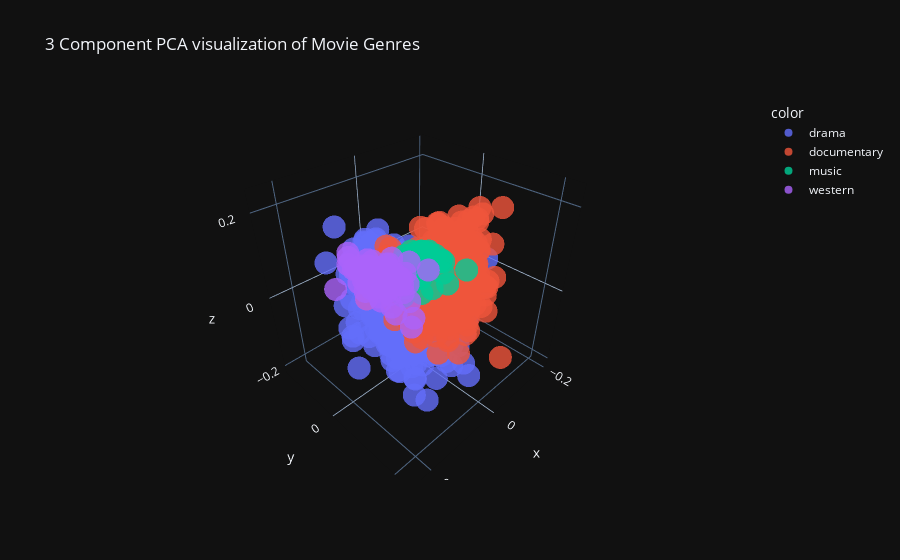

The code cell stored with this chart in its notebook:
### Code cell
fig = px.scatter_3d(x=X_pca[:, 0], y=X_pca[:, 1], z=X_pca[:, 2], color=df['Genre'], opacity=0.8,
                    title="3 Component PCA visualization of Movie Genres", hover_name=df['Title'], template='plotly_dark')
fig.show()

### Figure 1 — Plotly figure (JSON) as saved in the notebook; plotly's stock layout.template omitted (floating-point values rounded to 4 significant figures; data arrays with more than 128 entries replaced by an {"elided": "..."} marker saying what was removed)
{"data": [{"hovertemplate": "<b>%{hovertext}</b><br><br>color=drama<br>x=%{x}<br>y=%{y}<br>z=%{z}<extra></extra>", "hovertext": {"elided": "1481 str values"}, "legendgroup": "drama", "marker": {"color": "#636efa", "opacity": 0.8, "symbol": "circle"}, "mode": "markers", "name": "drama", "scene": "scene", "showlegend": true, "type": "scatter3d", "x": {"elided": "1481 float values"}, "y": {"elided": "1481 float values"}, "z": {"elided": "1481 float values"}}, {"hovertemplate": "<b>%{hovertext}</b><br><br>color=documentary<br>x=%{x}<br>y=%{y}<br>z=%{z}<extra></extra>", "hovertext": {"elided": "1459 str values"}, "legendgroup": "documentary", "marker": {"color": "#EF553B", "opacity": 0.8, "symbol": "circle"}, "mode": "markers", "name": "documentary", "scene": "scene", "showlegend": true, "type": "scatter3d", "x": {"elided": "1459 float values"}, "y": {"elided": "1459 float values"}, "z": {"elided": "1459 float values"}}, {"hovertemplate": "<b>%{hovertext}</b><br><br>color=music<br>x=%{x}<br>y=%{y}<br>z=%{z}<extra></extra>", "hovertext": ["The Derek Trucks Band: Songlines Live (2006)", "James Marsters: Words and Music (2005)", "En vanföreställning (2011)", "Jean-Michel Jarre Destination Docklands (1988)", "Universo di notte (1962)", "What Do You Think of the Programme So Far? (1992)", "Untitled Grunge/Seattle Rock Documentary (????)", "Live in Lyon (2013)", "Opera Omnibus (1987)", "\"Villa-Lobos and the String Quartet\" (2012)", "The Downtown Show (1957)", "My Morning Jacket: Okonokos (2006)", "Children in Need Rocks the 80s (2017)", "\"Beyond the Groove\" (1990)", "The 43rd Annual Grammy Awards (2001)", "Johnny Logan Live at Zadar (1990)", "Brooks & Dunn Live at Cain's Ballroom (2005)", "Girls in Bands at the BBC (2015)", "Patti Page Sings the Hits (2004)", "\"Non mais t'as vu ce que t'écoutes\" (2011)", "Alabama & Friends at the Ryman (2014)", "DJ Quik: Visualism - The Art of Sound Into Vision (2003)", "Chevelle: Any Last Words (2011)", "Aayna Ka Bayna (2012)", "\"The Swift Show Wagon with Horace Heidt and the American Way\" (1955)", "Deep Sleep & Relaxation (2010)", "The Magic of Bing Crosby (1991)", "Moby: Play - The DVD (2001)", "The House of Mirth (2016)", "Our Music Month (2010)", "Peer Gynt (2009)", "Mastodon Live at Brixton (2013)", "Reel Big Fish: Live! In Concert! (2009)", "\"Mik Schacks hjemmeservice\" (2001)", "\"VH1 Top 20 Video Countdown\" (1994)", "Binicki (2015)", "Madeleine Peyroux, Live in Los Angeles (2009)", "After Hours: Singin', Swingin' and All That Jazz (1977)", "Marty Robbins: Music Anthology (2008)", "\"How I Got the Gig\" (2016)", "\"Playboy's Beach House\" (2010)", "John Mellencamp Live at Walter Reed Hospital (2007)", "Billy Joel - A Matter of Trust: The Bridge to Russia (1987)", "Kendall Ross Bean: Chopin Polonaise in A Flat (1986)", "Little Feat Live at Rainbow Theatre (1977)", "My Sex, Our Dance (1986)", "Carlisle Floyd's Willie Stark (2008)", "Guitar Center Sessions: Peter Gabriel (2010)", "Nesmith Live (1992)", "Modus Operandi: Missing Pages Live at Mr. Small's (2006)", "Learning from the Legends: Bruch Violin Concerto No. 1 in G Minor, Op. 26 featuring Lara St. John (2014)", "\"Detroit Promo Television\" (2014)", "D.I.: Suburbia Sessions 1983 (2008)", "One Night Stand: Johnny Reid (2016)", "The Mac Davis Special (1975)", "Destination Lounge (2006)", "Dan Berglund's Tonbruket (2010)", "Ena Pá 2000, 20 Years Pedaling on Dung (2005)", "Rainbow: Memories in Rock (2016)", "Dallas Smith: The Drop (2016)", "\"Encore! Sessions\" (2012)", "Lovely Lily (2009)", "Eurovision: Your Decision (2008)", "03/02/05 (2005)", "Toto Cotugno Live in Belgrade (1990)", "Der dunkle Mensch (2010)", "\"Countdown\" (1974)", "Come West Along the Road (2008)", "Under the Covers (2002)", "\"Decades Rock Live\" (2006)", "Total Slaughter 1 (2015)", "The Cranberries: Beneath the Skin - Live in Paris (2001)", "Music for Relief Presents Concert for the Philippines (2014)", "CMT Star: Pets (2008)", "Hansel and Gretel (2008)"], "legendgroup": "music", "marker": {"color": "#00cc96", "opacity": 0.8, "symbol": "circle"}, "mode": "markers", "name": "music", "scene": "scene", "showlegend": true, "type": "scatter3d", "x": [-0.03927, -0.0604, -0.03117, -0.05717, -0.01901, -0.02271, -0.08424, -0.07459, -0.03543, -0.07467, -0.07682, -0.05491, -0.0256, -0.06313, -0.06712, -0.03228, -0.01981, -0.0008701, -0.01751, -0.04139, -0.02076, -0.07366, -0.02558, -0.01362, -0.03869, -0.03737, -0.02491, -0.0615, -0.03544, -0.05573, -0.03725, -0.06378, -0.06187, -0.01023, -0.05827, -0.04532, -0.05739, 0.006273, -0.04918, -0.05298, -0.01907, -0.03406, -0.063, -0.06197, -0.04266, -0.03964, -0.04504, 0.0008998, -0.04513, -0.06545, -0.05791, -0.06548, -0.07703, -0.02082, -0.01712, -0.08865, -0.03083, -0.04465, -0.02861, -0.05754, -0.06598, -0.05933, -0.01068, -0.0767, -0.05094, -0.05712, -0.05547, -0.05079, -0.07233, -0.03932, -0.05693, -0.05386, -0.0667, -0.1225, -0.02354], "y": [-0.06034, -0.04622, -0.01595, -0.05111, -0.0345, -0.05613, 0.02034, -0.04185, -0.05121, -0.03587, -0.05991, -0.0395, -0.04533, -0.02775, -0.05188, -0.0531, -0.0511, -0.03757, -0.04693, -0.05098, -0.04077, 0.006475, -0.03856, 0.004825, -0.05344, -0.04028, -0.05745, -0.03716, -0.03524, -0.0557, -0.02968, -0.0622, -0.02154, -0.04958, -0.05942, -0.01279, -0.05032, -0.03561, -0.0394, -0.03183, -0.05495, -0.06216, -0.001832, -0.0526, -0.05207, -0.05133, 0.00756, -0.01505, -0.08441, -0.05365, -0.06458, -0.02887, 0.00444, -0.05661, -0.03285, 0.00144, -0.04078, -0.06295, -0.05095, -0.04272, -0.02711, 0.02696, -0.04524, -0.02937, -0.05893, -0.03824, -0.01894, -0.05025, -0.05573, -0.07324, -0.04072, -0.06851, -0.04726, 0.04362, -0.03881], "z": [0.01156, 0.03658, -0.003691, -0.01554, -0.01677, 0.02862, -0.02717, 0.03446, 0.0229, 0.0247, 0.01777, 0.03727, 0.02819, 0.0482, 0.0294, -0.003141, 0.006908, -0.02629, 0.005405, 0.003304, -0.01814, 0.03371, 0.02498, -0.02633, -0.007007, -0.01731, 0.03409, 0.04613, 0.004859, 0.04027, 0.002627, 0.01801, 0.05407, -0.01873, 0.01762, 0.01812, 0.02308, -0.04546, 0.04592, 0.01378, 0.002111, -0.02147, 0.05096, 0.01062, 0.01911, -0.001502, -0.02754, 0.0829, 0.02235, 0.03825, 0.006341, 0.005627, 0.03549, -0.009127, 0.008393, 0.02457, -0.0005763, 0.01122, 0.002838, 0.01649, -0.001658, 0.01805, -0.002309, 0.01447, 0.01502, -0.003868, 0.009886, 0.001129, 0.03535, 0.0005939, 0.01233, 0.02723, -0.0002075, 0.004994, 0.03845]}, {"hovertemplate": "<b>%{hovertext}</b><br><br>color=western<br>x=%{x}<br>y=%{y}<br>z=%{z}<extra></extra>", "hovertext": ["Pioneer Marshal (1949)", "The Wild Bull's Lair (1925)", "Marshal Law (2015)", "2 once di piombo (1966)", "My Pal, the King (1932)", "L'ultimo killer (1967)", "Quantez (1957)", "The Heart of Texas Ryan (1917)", "Parade of the West (1930)", "Frisco Tornado (1950)", "The Wild Horse Stampede (1926)", "Western Racketeers (1934)", "Prairie Fever (2008)", "Six-Gun Gold (1941)", "Revolt at Fort Laramie (1956)", "Bad Men's Money (1929)", "Blackdom (????)", "Mason of the Mounted (1932)", "Law of the Texan (1938)", "Law of the Plains (1938)", "False Colors (1943)", "Everyman's Law (1936)", "The Devil's Gulch (1926)", "Buckshot John (1915)", "Battlin' Buckaroo (1924)", "Rebel in Town (1956)", "The Lash of Pinto Pete (1924)", "Sky High Corral (1926)", "Born to Battle (1927)", "Una pistola per cento bare (1968)", "Phantom Gold (1938)", "Lawless Code (1949)", "Zandy's Bride (1974)", "An Eye for an Eye (1966)", "The Cheyenne Tornado (1935)", "Scarlet Creek (????)", "Stampede (1949)", "Little Joe, the Wrangler (1942)", "Nevada Smith (1966)", "Johnny Reno (1966)", "E Dio disse a Caino... (1970)", "The Traitor (1936)", "A Lawman Is Born (1937)", "No Name on the Bullet (1959)", "The Rainbow Trail (1918)", "Gunfight in Abilene (1967)", "7 winchester per un massacro (1967)", "The Law Comes to Gunsight (1947)", "Code of the Prairie (1944)", "Fast and Fearless (1924)", "Gold (1932)", "Western Blood (1918)", "The Big Stampede (1932)", "Billy the Kid Outlawed (1940)", "Bill il taciturno (1967)", "Saddle Mountain Roundup (1941)", "Heller in Pink Tights (1960)", "The Stranger from Pecos (1943)", "Los Siete (2010)", "Three Men from Texas (1940)", "Woman They Almost Lynched (1953)", "Cheyenne Roundup (1943)", "Life in the Raw (1933)", "King of the Wild Horses (1947)", "Wanderer of the Wasteland (1945)", "Bullets for Bandits (1942)", "The Long, Long Trail (1929)", "End of the Trail (1932)", "Dead Man's Gun (1997)", "Hands Off! (1921)", "Cattle Queen of Montana (1954)", "Bordertown Gun Fighters (1943)", "The Oklahoman (1957)", "Wild Horse Range (1940)", "The Bandit Buster (1926)", "Thundering Caravans (1952)", "Assembling the World (1995)", "The Fighting Gringo (1939)", "The Redemption of Henry Myers (2014)", "Man from God's Country (1958)", "Law and Order (1953)", "Cripple Creek (1952)", "Uno a uno, sin piedad (1968)", "Guns of Hate (1948)", "Sagebrush Politics (1929)", "Thundering Hoofs (1924)", "Trailed by Three (1920)", "North of Arizona (1935)", "Day of the Badman (1958)", "Firebrand Jordan (1930)", "Forty Thieves (1944)", "\"Dirty Sally\" (1974)", "West of Tombstone (1942)", "Beyond the Law (1930)", "The Man from Guntown (1935)", "Un autre homme, une autre chance (1977)", "Man from Sonora (1951)", "Jaws of Justice (1933)", "Flying Lariats (1931)", "The Man from Bitter Roots (1916)", "Bullet for a Badman (1964)", "The Big Bonanza (1944)", "Porter Rockwell (????)", "Flame of the West (1945)", "Buffalo Bill in Tomahawk Territory (1952)", "The Gunfighters (1987)", "Three Violent People (1956)", "Five Bold Women (1960)", "Night Raiders (1952)", "Road Agent (1952)", "The Denver Kid (1948)", "Man from Cheyenne (1942)", "Frontier Pony Express (1939)", "The Padre (1911)", "Death Valley Rangers (1943)", "The Kickback (1922)"], "legendgroup": "western", "marker": {"color": "#ab63fa", "opacity": 0.8, "symbol": "circle"}, "mode": "markers", "name": "western", "scene": "scene", "showlegend": true, "type": "scatter3d", "x": [0.03432, 0.03461, -0.02702, -0.002794, 0.01105, 0.01518, 0.03969, 0.05744, 0.02211, 0.01429, 0.001729, 0.01579, 0.02935, 0.03623, -0.006855, 0.02306, 0.02983, -0.001965, 0.005903, 0.05107, 0.07057, 0.007186, 0.02674, 0.04996, 0.07893, 0.06212, 0.002784, 0.01998, 0.1101, 0.05381, 0.03893, 0.00469, 0.007175, 0.06135, 0.02525, 0.1318, 0.0193, 0.009963, 0.1074, 0.01838, 0.0328, 0.01962, 0.03445, 0.01834, 0.04004, 0.1158, 0.003268, 0.04064, 0.001784, 0.02135, 0.009603, 0.05261, -0.02151, 0.01107, 0.04589, 0.02031, 0.009966, 0.05808, 0.01535, 0.02761, 0.008464, 0.05242, 0.05428, 0.04854, 0.08952, 0.1001, -0.007652, -0.008677, 0.03307, 0.03882, 0.02232, -0.01192, 0.05141, 0.01381, 0.06884, 0.01841, -0.05157, -0.01678, 0.05115, 0.05298, 0.008285, 0.01031, 0.05699, 0.02734, 0.05548, 0.01993, -0.01002, 0.0375, 0.01033, 0.04216, 0.00808, 0.01169, 0.05223, -0.0004411, 0.04142, 0.07311, 0.02127, -0.0004143, 0.04629, 0.02055, 0.08087, 0.08457, 0.04304, 0.005765, -0.04232, 0.048, 0.05964, -0.002303, 0.03653, -0.0003476, 0.0177, 0.02703, -0.002563, 0.08734, 0.01155, 0.02716], "y": [-0.08718, -0.08295, -0.06354, -0.0704, -0.09569, -0.04548, -0.1104, -0.08748, -0.07788, -0.1011, -0.09868, -0.1177, -0.07716, -0.1231, -0.05192, -0.09379, -0.05072, -0.08335, -0.1264, -0.1065, -0.1049, -0.1412, -0.06119, -0.1546, -0.1365, -0.07511, -0.06772, -0.08401, -0.06766, -0.1214, -0.08509, -0.09093, -0.01375, -0.0675, -0.0964, -0.01125, -0.1292, -0.1466, -0.04734, -0.06885, -0.07708, -0.1378, -0.122, -0.08872, -0.02595, -0.1463, -0.06332, -0.1073, -0.09398, -0.119, -0.114, -0.06874, -0.1227, -0.12, -0.07488, -0.08626, -0.04555, -0.1662, -0.06418, -0.1208, -0.08039, -0.1414, -0.1149, -0.05706, -0.09337, -0.09175, -0.05742, -0.05727, -0.06421, -0.1274, -0.06298, -0.06882, -0.07262, -0.1346, -0.05836, -0.1441, -0.01208, -0.09856, 0.04451, -0.06412, -0.07136, -0.09176, -0.05657, -0.0837, -0.174, -0.07964, -0.03663, -0.1301, -0.08117, -0.1142, -0.1306, -0.03024, -0.1072, -0.1237, -0.1004, 0.05943, -0.1176, -0.09634, -0.11, -0.0668, -0.06491, -0.07644, -0.04786, -0.1027, -0.06597, -0.08682, -0.06634, -0.06927, -0.1156, -0.09201, -0.1396, -0.1189, -0.09966, -0.001835, -0.1325, -0.07667], "z": [-0.0318, -0.02714, -0.009393, -0.01494, -0.022, -0.01079, -0.04464, -0.004848, 0.004872, -0.02103, -0.007829, -0.01737, -0.0127, -0.0221, -0.02814, -0.01717, -0.07238, -0.01428, -0.03734, 0.0005726, 0.03588, 0.005302, -0.02481, -0.003641, 0.05904, 0.02908, 0.002967, -0.03819, 0.06561, -0.01753, -0.004259, -0.01108, -0.04834, -0.003077, -0.032, 0.02532, -0.01677, -0.02391, 0.0747, -0.02485, -0.003518, -0.007297, -0.02298, -0.01952, -0.07325, -0.02614, -0.01053, -0.008588, -0.01468, -0.02652, -0.03084, -0.01136, -0.00744, -0.002211, -0.04784, -0.01331, -0.01654, 0.02648, -0.02195, -0.01973, -0.06247, -0.0363, -0.02086, 0.01251, 0.04186, 0.04684, -0.01089, -0.01568, -0.02492, 0.00711, 0.03876, -0.01638, -0.02732, -0.007204, 0.03031, -0.004139, 0.01169, 0.02157, -0.03938, 0.001859, -0.007588, -0.04623, -0.04304, -0.02015, 0.002401, 0.002706, -0.0193, -0.03236, -0.01166, 0.01853, -0.008759, -0.02944, 0.02625, -0.01035, -0.001185, -0.04276, -0.01032, 0.006431, -0.004035, 0.01264, 0.074, -0.01226, -0.0193, -0.008028, 0.01366, 0.0004151, 0.002717, -0.01534, -0.006794, -0.01529, -0.005445, -0.01508, -0.02823, 0.06304, -0.02771, -0.02812]}], "layout": {"legend": {"title": {"text": "color"}, "tracegroupgap": 0}, "scene": {"domain": {"x": [0, 1], "y": [0, 1]}, "xaxis": {"title": {"text": "x"}}, "yaxis": {"title": {"text": "y"}}, "zaxis": {"title": {"text": "z"}}}, "title": {"text": "3 Component PCA visualization of Movie Genres"}}}
